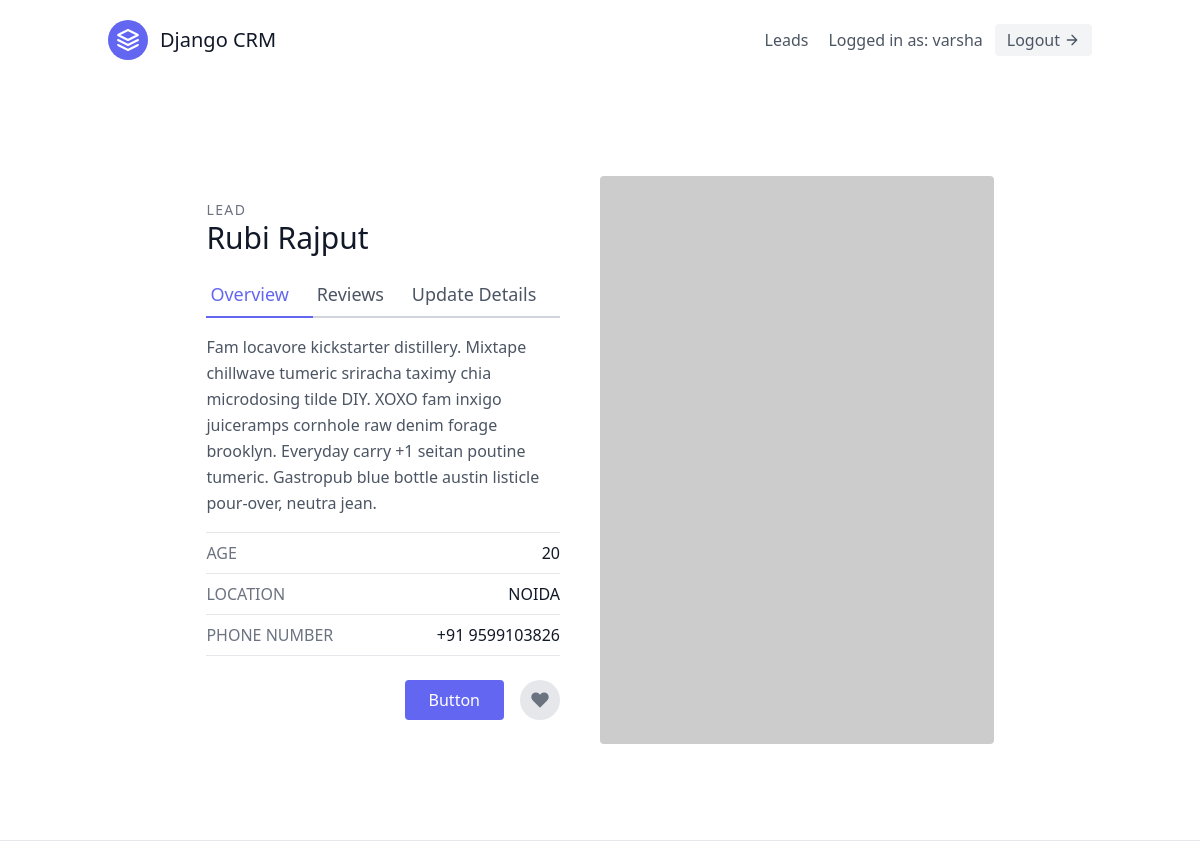
The app's page /1 (signed in) with its own data.
### leads/models.py (models this page shows, shortened)
class User(AbstractUser):
    pass

class Lead(models.Model):
    first_name = models.CharField(max_length=30)
    last_name = models.CharField(max_length=30)
    age = models.IntegerField(default=0)
    agent = models.ForeignKey("Agent",on_delete=models.CASCADE)

### leads/views.py (the view)
# urls.py: path("<int:pk>",LeadDetailView.as_view(),name="detail"),
class LeadDetailView(generic.DetailView):
    template_name = "leads/lead_detail.html"
    queryset = Lead.objects.all()
    context_object_name = "lead"

### leads/templates/leads/lead_detail.html (shortened to what this page needs)
{% extends "base.html" %}
{% block content %}
<section class="text-gray-600 body-font overflow-hidden">
    <div class="container px-5 py-24 mx-auto">
      <div class="lg:w-4/5 mx-auto flex flex-wrap">
        <div class="lg:w-1/2 w-full lg:pr-10 lg:py-6 mb-6 lg:mb-0">
          <h2 class="text-sm title-font text-gray-500 tracking-widest">LEAD</h2>
          <h1 class="text-gray-900 text-3xl title-font font-medium mb-4">{{lead.first_name}} {{lead.last_name}}</h1>
          <div class="flex mb-4">
            <a href="{% url 'leads:detail' lead.pk %}" class="flex-grow text-indigo-500 border-b-2 border-indigo-500 py-2 text-lg px-1">
              Overview
            </a>
            <a class="flex-grow border-b-2 border-gray-300 py-2 text-lg px-1">
              Reviews
            </a>
            <a href="{% url 'leads:update' lead.pk %}"
            class="flex-grow border-b-2 border-gray-300 py-2 text-lg px-1">
              Update Details
            </a>
          </div>
          <p class="leading-relaxed mb-4">Fam locavore kickstarter distillery. Mixtape chillwave tumeric sriracha taximy
            chia microdosing tilde DIY. XOXO fam inxigo juiceramps cornhole raw denim forage brooklyn. Everyday carry +1
            seitan poutine tumeric. Gastropub blue bottle austin listicle pour-over, neutra jean.</p>
          <div class="flex border-t border-gray-200 py-2">
            <span class="text-gray-500">AGE</span>
            <span class="ml-auto text-gray-900">{{lead.age}}</span>
          </div>
          <div class="flex border-t border-gray-200 py-2">
            <span class="text-gray-500">LOCATION</span>
            <span class="ml-auto text-gray-900">NOIDA</span>
          </div>
          <div class="flex border-t border-b mb-6 border-gray-200 py-2">
            <span class="text-gray-500">PHONE NUMBER</span>
            <span class="ml-auto text-gray-900">+91 9599103826</span>
          </div>
          <div class="flex">
            <button
              class="flex ml-auto text-white bg-indigo-500 border-0 py-2 px-6 focus:outline-none hover:bg-indigo-600 rounded">Button</button>
            <button
              class="rounded-full w-10 h-10 bg-gray-200 p-0 border-0 inline-flex items-center justify-center text-gray-500 ml-4">
              <svg fill="currentColor" stroke-linecap="round" stroke-linejoin="round" stroke-width="2" class="w-5 h-5"
                viewBox="0 0 24 24">
                <path
                  d="M20.84 4.61a5.5 5.5 0 00-7.78 0L12 5.67l-1.06-1.06a5.5 5.5 0 00-7.78 7.78l1.06 1.06L12 21.23l7.78-7.78 1.06-1.06a5.5 5.5 0 000-7.78z">
                </path>
              </svg>
            </button>
          </div>
        </div>
        <img alt="ecommerce" class="lg:w-1/2 w-full lg:h-auto h-64 object-cover object-center rounded"
          src="https://dummyimage.com/400x400">
      </div>
    </div>
  </section>
{% endblock %}

### templates/navbar.html (shortened to what this page needs)
<header class="text-gray-600 body-font">
  <div class="container mx-auto flex flex-wrap p-5 flex-col md:flex-row items-center">
    <a class="flex title-font font-medium items-center text-gray-900 mb-4 md:mb-0">
      <svg xmlns="http://www.w3.org/2000/svg" fill="none" stroke="currentColor" stroke-linecap="round" stroke-linejoin="round" stroke-width="2" class="w-10 h-10 text-white p-2 bg-indigo-500 rounded-full" viewBox="0 0 24 24">
        <path d="M12 2L2 7l10 5 10-5-10-5zM2 17l10 5 10-5M2 12l10 5 10-5"></path>
      </svg>
      <span class="ml-3 text-xl">Django CRM</span>
    </a>
    <nav class="md:ml-auto flex flex-wrap items-center text-base justify-center">
      <a href="{% url 'leads:h' %}" class="mr-5 hover:text-gray-900">Leads</a>
    </nav>
    {% if request.user.is_authenticated %}
     Logged in as: {{request.user.username}}
    <a href="{% url 'logout' %}" class="ml-3 inline-flex items-center bg-gray-100 border-0 py-1 px-3 focus:outline-none hover:bg-gray-200 rounded text-base mt-4 md:mt-0">
      Logout
          <svg fill="none" stroke="currentColor" stroke-linecap="round" stroke-linejoin="round" stroke-width="2" class="w-4 h-4 ml-1" viewBox="0 0 24 24">
              <path d="M5 12h14M12 5l7 7-7 7"></path>
          </svg>
  </a>
    {% endif %}
  </div>
</header>

### records on screen
User: user.username "varsha"
Lead: first_name "Rubi", last_name "Rajput", age "20"
